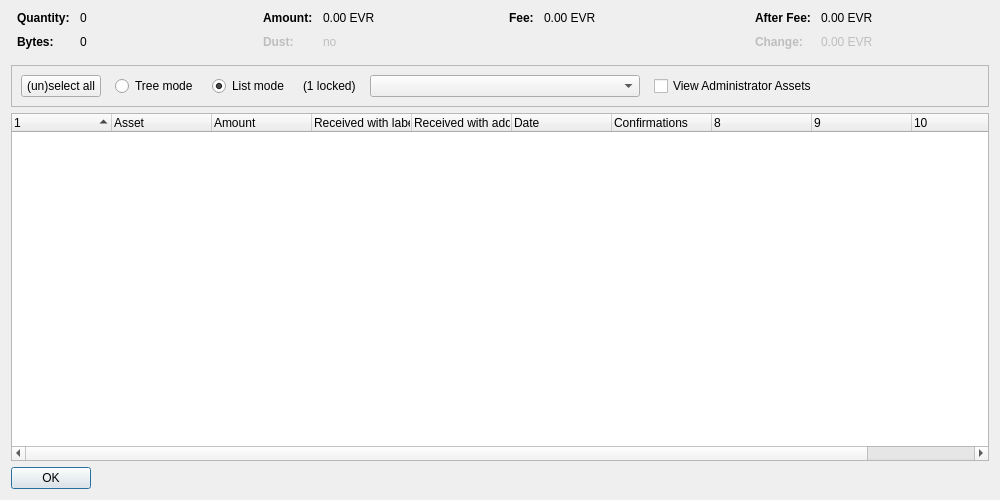
<?xml version="1.0" encoding="UTF-8"?>
<ui version="4.0">
 <class>AssetControlDialog</class>
 <widget class="QDialog" name="AssetControlDialog">
  <property name="geometry">
   <rect>
    <x>0</x>
    <y>0</y>
    <width>1000</width>
    <height>500</height>
   </rect>
  </property>
  <property name="windowTitle">
   <string>Asset Selection</string>
  </property>
  <layout class="QVBoxLayout" name="verticalLayout">
   <item>
    <layout class="QHBoxLayout" name="horizontalLayoutTop" stretch="0,0,0,0">
     <property name="topMargin">
      <number>0</number>
     </property>
     <property name="bottomMargin">
      <number>10</number>
     </property>
     <item>
      <layout class="QFormLayout" name="formLayoutAssetControl1">
       <property name="horizontalSpacing">
        <number>10</number>
       </property>
       <property name="verticalSpacing">
        <number>10</number>
       </property>
       <property name="leftMargin">
        <number>6</number>
       </property>
       <property name="rightMargin">
        <number>6</number>
       </property>
       <item row="0" column="0">
        <widget class="QLabel" name="labelAssetControlQuantityText">
         <property name="font">
          <font>
           <weight>75</weight>
           <bold>true</bold>
          </font>
         </property>
         <property name="text">
          <string>Quantity:</string>
         </property>
        </widget>
       </item>
       <item row="0" column="1">
        <widget class="QLabel" name="labelAssetControlQuantity">
         <property name="cursor">
          <cursorShape>IBeamCursor</cursorShape>
         </property>
         <property name="contextMenuPolicy">
          <enum>Qt::ActionsContextMenu</enum>
         </property>
         <property name="text">
          <string notr="true">0</string>
         </property>
         <property name="textInteractionFlags">
          <set>Qt::LinksAccessibleByMouse|Qt::TextSelectableByKeyboard|Qt::TextSelectableByMouse</set>
         </property>
        </widget>
       </item>
       <item row="1" column="0">
        <widget class="QLabel" name="labelAssetControlBytesText">
         <property name="font">
          <font>
           <weight>75</weight>
           <bold>true</bold>
          </font>
         </property>
         <property name="text">
          <string>Bytes:</string>
         </property>
        </widget>
       </item>
       <item row="1" column="1">
        <widget class="QLabel" name="labelAssetControlBytes">
         <property name="cursor">
          <cursorShape>IBeamCursor</cursorShape>
         </property>
         <property name="contextMenuPolicy">
          <enum>Qt::ActionsContextMenu</enum>
         </property>
         <property name="text">
          <string notr="true">0</string>
         </property>
         <property name="textInteractionFlags">
          <set>Qt::LinksAccessibleByMouse|Qt::TextSelectableByKeyboard|Qt::TextSelectableByMouse</set>
         </property>
        </widget>
       </item>
      </layout>
     </item>
     <item>
      <layout class="QFormLayout" name="formLayoutAssetControl2">
       <property name="horizontalSpacing">
        <number>10</number>
       </property>
       <property name="verticalSpacing">
        <number>10</number>
       </property>
       <property name="leftMargin">
        <number>6</number>
       </property>
       <property name="rightMargin">
        <number>6</number>
       </property>
       <item row="0" column="0">
        <widget class="QLabel" name="labelAssetControlAmountText">
         <property name="font">
          <font>
           <weight>75</weight>
           <bold>true</bold>
          </font>
         </property>
         <property name="text">
          <string>Amount:</string>
         </property>
        </widget>
       </item>
       <item row="0" column="1">
        <widget class="QLabel" name="labelAssetControlAmount">
         <property name="cursor">
          <cursorShape>IBeamCursor</cursorShape>
         </property>
         <property name="contextMenuPolicy">
          <enum>Qt::ActionsContextMenu</enum>
         </property>
         <property name="text">
          <string notr="true">0.00 EVR</string>
         </property>
         <property name="textInteractionFlags">
          <set>Qt::LinksAccessibleByMouse|Qt::TextSelectableByKeyboard|Qt::TextSelectableByMouse</set>
         </property>
        </widget>
       </item>
       <item row="1" column="0">
        <widget class="QLabel" name="labelAssetControlLowOutputText">
         <property name="enabled">
          <bool>false</bool>
         </property>
         <property name="font">
          <font>
           <weight>75</weight>
           <bold>true</bold>
          </font>
         </property>
         <property name="text">
          <string>Dust:</string>
         </property>
        </widget>
       </item>
       <item row="1" column="1">
        <widget class="QLabel" name="labelAssetControlLowOutput">
         <property name="enabled">
          <bool>false</bool>
         </property>
         <property name="cursor">
          <cursorShape>IBeamCursor</cursorShape>
         </property>
         <property name="contextMenuPolicy">
          <enum>Qt::ActionsContextMenu</enum>
         </property>
         <property name="text">
          <string notr="true">no</string>
         </property>
         <property name="textInteractionFlags">
          <set>Qt::LinksAccessibleByMouse|Qt::TextSelectableByKeyboard|Qt::TextSelectableByMouse</set>
         </property>
        </widget>
       </item>
      </layout>
     </item>
     <item>
      <layout class="QFormLayout" name="formLayoutAssetControl3">
       <property name="horizontalSpacing">
        <number>10</number>
       </property>
       <property name="verticalSpacing">
        <number>10</number>
       </property>
       <property name="leftMargin">
        <number>6</number>
       </property>
       <property name="rightMargin">
        <number>6</number>
       </property>
       <item row="0" column="0">
        <widget class="QLabel" name="labelAssetControlFeeText">
         <property name="font">
          <font>
           <weight>75</weight>
           <bold>true</bold>
          </font>
         </property>
         <property name="text">
          <string>Fee:</string>
         </property>
        </widget>
       </item>
       <item row="0" column="1">
        <widget class="QLabel" name="labelAssetControlFee">
         <property name="cursor">
          <cursorShape>IBeamCursor</cursorShape>
         </property>
         <property name="contextMenuPolicy">
          <enum>Qt::ActionsContextMenu</enum>
         </property>
         <property name="text">
          <string notr="true">0.00 EVR</string>
         </property>
         <property name="textInteractionFlags">
          <set>Qt::LinksAccessibleByMouse|Qt::TextSelectableByKeyboard|Qt::TextSelectableByMouse</set>
         </property>
        </widget>
       </item>
      </layout>
     </item>
     <item>
      <layout class="QFormLayout" name="formLayoutAssetControl4">
       <property name="horizontalSpacing">
        <number>10</number>
       </property>
       <property name="verticalSpacing">
        <number>10</number>
       </property>
       <property name="leftMargin">
        <number>6</number>
       </property>
       <property name="rightMargin">
        <number>6</number>
       </property>
       <item row="0" column="0">
        <widget class="QLabel" name="labelAssetControlAfterFeeText">
         <property name="font">
          <font>
           <weight>75</weight>
           <bold>true</bold>
          </font>
         </property>
         <property name="text">
          <string>After Fee:</string>
         </property>
        </widget>
       </item>
       <item row="0" column="1">
        <widget class="QLabel" name="labelAssetControlAfterFee">
         <property name="cursor">
          <cursorShape>IBeamCursor</cursorShape>
         </property>
         <property name="contextMenuPolicy">
          <enum>Qt::ActionsContextMenu</enum>
         </property>
         <property name="text">
          <string notr="true">0.00 EVR</string>
         </property>
         <property name="textInteractionFlags">
          <set>Qt::LinksAccessibleByMouse|Qt::TextSelectableByKeyboard|Qt::TextSelectableByMouse</set>
         </property>
        </widget>
       </item>
       <item row="1" column="0">
        <widget class="QLabel" name="labelAssetControlChangeText">
         <property name="enabled">
          <bool>false</bool>
         </property>
         <property name="font">
          <font>
           <weight>75</weight>
           <bold>true</bold>
          </font>
         </property>
         <property name="text">
          <string>Change:</string>
         </property>
        </widget>
       </item>
       <item row="1" column="1">
        <widget class="QLabel" name="labelAssetControlChange">
         <property name="enabled">
          <bool>false</bool>
         </property>
         <property name="cursor">
          <cursorShape>IBeamCursor</cursorShape>
         </property>
         <property name="contextMenuPolicy">
          <enum>Qt::ActionsContextMenu</enum>
         </property>
         <property name="text">
          <string notr="true">0.00 EVR</string>
         </property>
         <property name="textInteractionFlags">
          <set>Qt::LinksAccessibleByMouse|Qt::TextSelectableByKeyboard|Qt::TextSelectableByMouse</set>
         </property>
        </widget>
       </item>
      </layout>
     </item>
    </layout>
   </item>
   <item>
    <widget class="QFrame" name="frame">
     <property name="minimumSize">
      <size>
       <width>0</width>
       <height>40</height>
      </size>
     </property>
     <property name="frameShape">
      <enum>QFrame::StyledPanel</enum>
     </property>
     <property name="frameShadow">
      <enum>QFrame::Sunken</enum>
     </property>
     <layout class="QHBoxLayout" name="horizontalLayout">
      <item>
       <layout class="QHBoxLayout" name="horizontalLayoutPanel" stretch="0,0,0,0,0,0,0">
        <property name="spacing">
         <number>14</number>
        </property>
        <item>
         <widget class="QPushButton" name="pushButtonSelectAll">
          <property name="sizePolicy">
           <sizepolicy hsizetype="Maximum" vsizetype="Fixed">
            <horstretch>0</horstretch>
            <verstretch>0</verstretch>
           </sizepolicy>
          </property>
          <property name="text">
           <string>(un)select all</string>
          </property>
          <property name="autoDefault">
           <bool>false</bool>
          </property>
         </widget>
        </item>
        <item>
         <widget class="QRadioButton" name="radioTreeMode">
          <property name="sizePolicy">
           <sizepolicy hsizetype="Maximum" vsizetype="Fixed">
            <horstretch>0</horstretch>
            <verstretch>0</verstretch>
           </sizepolicy>
          </property>
          <property name="text">
           <string>Tree mode</string>
          </property>
         </widget>
        </item>
        <item>
         <widget class="QRadioButton" name="radioListMode">
          <property name="sizePolicy">
           <sizepolicy hsizetype="Maximum" vsizetype="Fixed">
            <horstretch>0</horstretch>
            <verstretch>0</verstretch>
           </sizepolicy>
          </property>
          <property name="text">
           <string>List mode</string>
          </property>
          <property name="checked">
           <bool>true</bool>
          </property>
         </widget>
        </item>
        <item>
         <widget class="QLabel" name="labelLocked">
          <property name="text">
           <string notr="true">(1 locked)</string>
          </property>
         </widget>
        </item>
        <item>
         <widget class="QComboBox" name="assetList">
          <property name="minimumContentsLength">
           <number>30</number>
          </property>
         </widget>
        </item>
        <item>
         <widget class="QCheckBox" name="viewAdministrator">
          <property name="toolTip">
           <string>View assets that you have the ownership asset for</string>
          </property>
          <property name="text">
           <string>View Administrator Assets</string>
          </property>
         </widget>
        </item>
        <item>
         <spacer name="horizontalSpacer">
          <property name="orientation">
           <enum>Qt::Horizontal</enum>
          </property>
          <property name="sizeHint" stdset="0">
           <size>
            <width>40</width>
            <height>20</height>
           </size>
          </property>
         </spacer>
        </item>
       </layout>
      </item>
     </layout>
    </widget>
   </item>
   <item>
    <widget class="AssetControlTreeWidget" name="treeWidget">
     <property name="contextMenuPolicy">
      <enum>Qt::CustomContextMenu</enum>
     </property>
     <property name="sortingEnabled">
      <bool>false</bool>
     </property>
     <property name="columnCount">
      <number>11</number>
     </property>
     <attribute name="headerShowSortIndicator" stdset="0">
      <bool>true</bool>
     </attribute>
     <attribute name="headerStretchLastSection">
      <bool>false</bool>
     </attribute>
     <column>
      <property name="text">
       <string/>
      </property>
     </column>
     <column>
      <property name="text">
       <string>Asset</string>
      </property>
     </column>
     <column>
      <property name="text">
       <string>Amount</string>
      </property>
     </column>
     <column>
      <property name="text">
       <string>Received with label</string>
      </property>
     </column>
     <column>
      <property name="text">
       <string>Received with address</string>
      </property>
     </column>
     <column>
      <property name="text">
       <string>Date</string>
      </property>
     </column>
     <column>
      <property name="text">
       <string>Confirmations</string>
      </property>
      <property name="toolTip">
       <string>Confirmed</string>
      </property>
     </column>
     <column>
      <property name="text">
       <string/>
      </property>
     </column>
     <column>
      <property name="text">
       <string/>
      </property>
     </column>
     <column>
      <property name="text">
       <string/>
      </property>
     </column>
     <column>
      <property name="text">
       <string/>
      </property>
     </column>
    </widget>
   </item>
   <item>
    <widget class="QDialogButtonBox" name="buttonBox">
     <property name="sizePolicy">
      <sizepolicy hsizetype="Maximum" vsizetype="Fixed">
       <horstretch>0</horstretch>
       <verstretch>0</verstretch>
      </sizepolicy>
     </property>
     <property name="orientation">
      <enum>Qt::Horizontal</enum>
     </property>
     <property name="standardButtons">
      <set>QDialogButtonBox::Ok</set>
     </property>
    </widget>
   </item>
  </layout>
 </widget>
 <customwidgets>
  <customwidget>
   <class>AssetControlTreeWidget</class>
   <extends>QTreeWidget</extends>
   <header location="global">assetcontroltreewidget.h</header>
  </customwidget>
 </customwidgets>
 <resources/>
 <connections/>
</ui>
